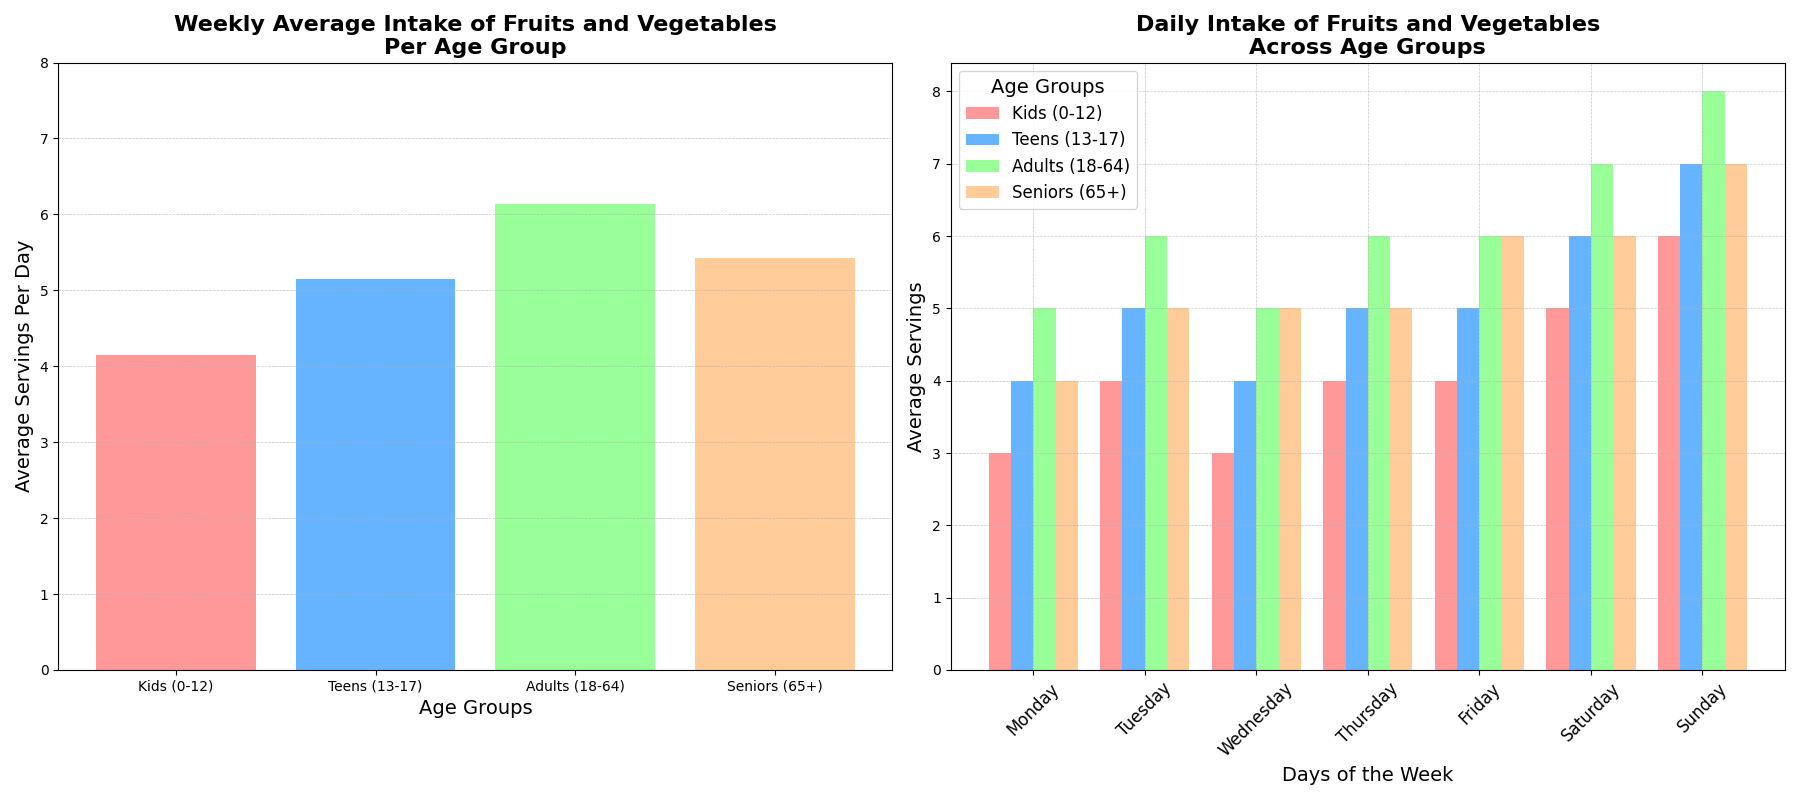

Source code (Python):
import numpy as np
import matplotlib.pyplot as plt

days = ["Monday", "Tuesday", "Wednesday", "Thursday", "Friday", "Saturday", "Sunday"]

kids = [3, 4, 3, 4, 4, 5, 6]
teens = [4, 5, 4, 5, 5, 6, 7]
adults = [5, 6, 5, 6, 6, 7, 8]
seniors = [4, 5, 5, 5, 6, 6, 7]

data = np.array([kids, teens, adults, seniors])

age_groups = ["Kids (0-12)", "Teens (13-17)", "Adults (18-64)", "Seniors (65+)"]
weekly_averages = [np.mean(kids), np.mean(teens), np.mean(adults), np.mean(seniors)]

fig, axs = plt.subplots(1, 2, figsize=(18, 8))

# Swap the placement of subplots

# Plot for weekly averages (now axs[0])
axs[0].bar(age_groups, weekly_averages, color=['#FF9999', '#66B3FF', '#99FF99', '#FFCC99'])
axs[0].set_title("Weekly Average Intake of Fruits and Vegetables\nPer Age Group", fontsize=16, fontweight='bold')
axs[0].set_xlabel("Age Groups", fontsize=14)
axs[0].set_ylabel("Average Servings Per Day", fontsize=14)
axs[0].set_ylim(0, 8)
axs[0].grid(axis='y', linestyle='--', linewidth=0.5, alpha=0.7)

# Plot for daily consumption (now axs[1])
bar_width = 0.2
x = np.arange(len(days))

axs[1].bar(x - bar_width*1.5, kids, width=bar_width, label='Kids (0-12)', color='#FF9999')
axs[1].bar(x - bar_width/2, teens, width=bar_width, label='Teens (13-17)', color='#66B3FF')
axs[1].bar(x + bar_width/2, adults, width=bar_width, label='Adults (18-64)', color='#99FF99')
axs[1].bar(x + bar_width*1.5, seniors, width=bar_width, label='Seniors (65+)', color='#FFCC99')

axs[1].set_title("Daily Intake of Fruits and Vegetables\nAcross Age Groups", fontsize=16, fontweight='bold')
axs[1].set_xlabel("Days of the Week", fontsize=14)
axs[1].set_ylabel("Average Servings", fontsize=14)
axs[1].set_xticks(x)
axs[1].set_xticklabels(days, rotation=45, fontsize=12)
axs[1].legend(title="Age Groups", fontsize=12, title_fontsize=14)
axs[1].grid(True, linestyle='--', linewidth=0.5, alpha=0.7)

plt.tight_layout()
plt.show()
